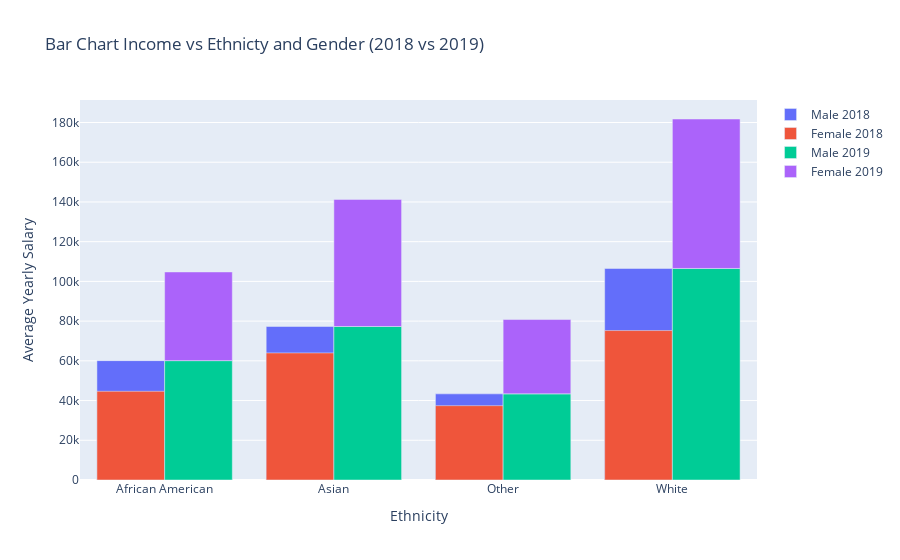

Here is the notebook cell this chart was saved with:
### Code cell
fig1.show()

### Figure 1 — Plotly figure (JSON) as saved in the notebook; plotly's stock layout.template omitted (floating-point values rounded to 4 significant figures)
{"data": [{"name": "Male 2018", "offsetgroup": "0", "type": "bar", "x": ["African American", "Asian", "Other", "White"], "y": [60100.0, 77290.0, 43370.0, 106500.0]}, {"name": "Female 2018", "offsetgroup": "0", "type": "bar", "x": ["African American", "Asian", "Other", "White"], "y": [44650.0, 63990.0, 37428, 75250.0]}, {"name": "Male 2019", "offsetgroup": "1", "type": "bar", "x": ["African American", "Asian", "Other", "White"], "y": [60100.0, 77290.0, 43370.0, 106500.0]}, {"base": [60100.0, 77290.0, 43370.0, 106500.0], "name": "Female 2019", "offsetgroup": "1", "type": "bar", "x": ["African American", "Asian", "Other", "White"], "y": [44650.0, 63990.0, 37428, 75250.0]}], "layout": {"title": {"text": "Bar Chart Income vs Ethnicty and Gender (2018 vs 2019)"}, "xaxis": {"title": {"text": "Ethnicity"}}, "yaxis": {"title": {"text": "Average Yearly Salary"}}}}
